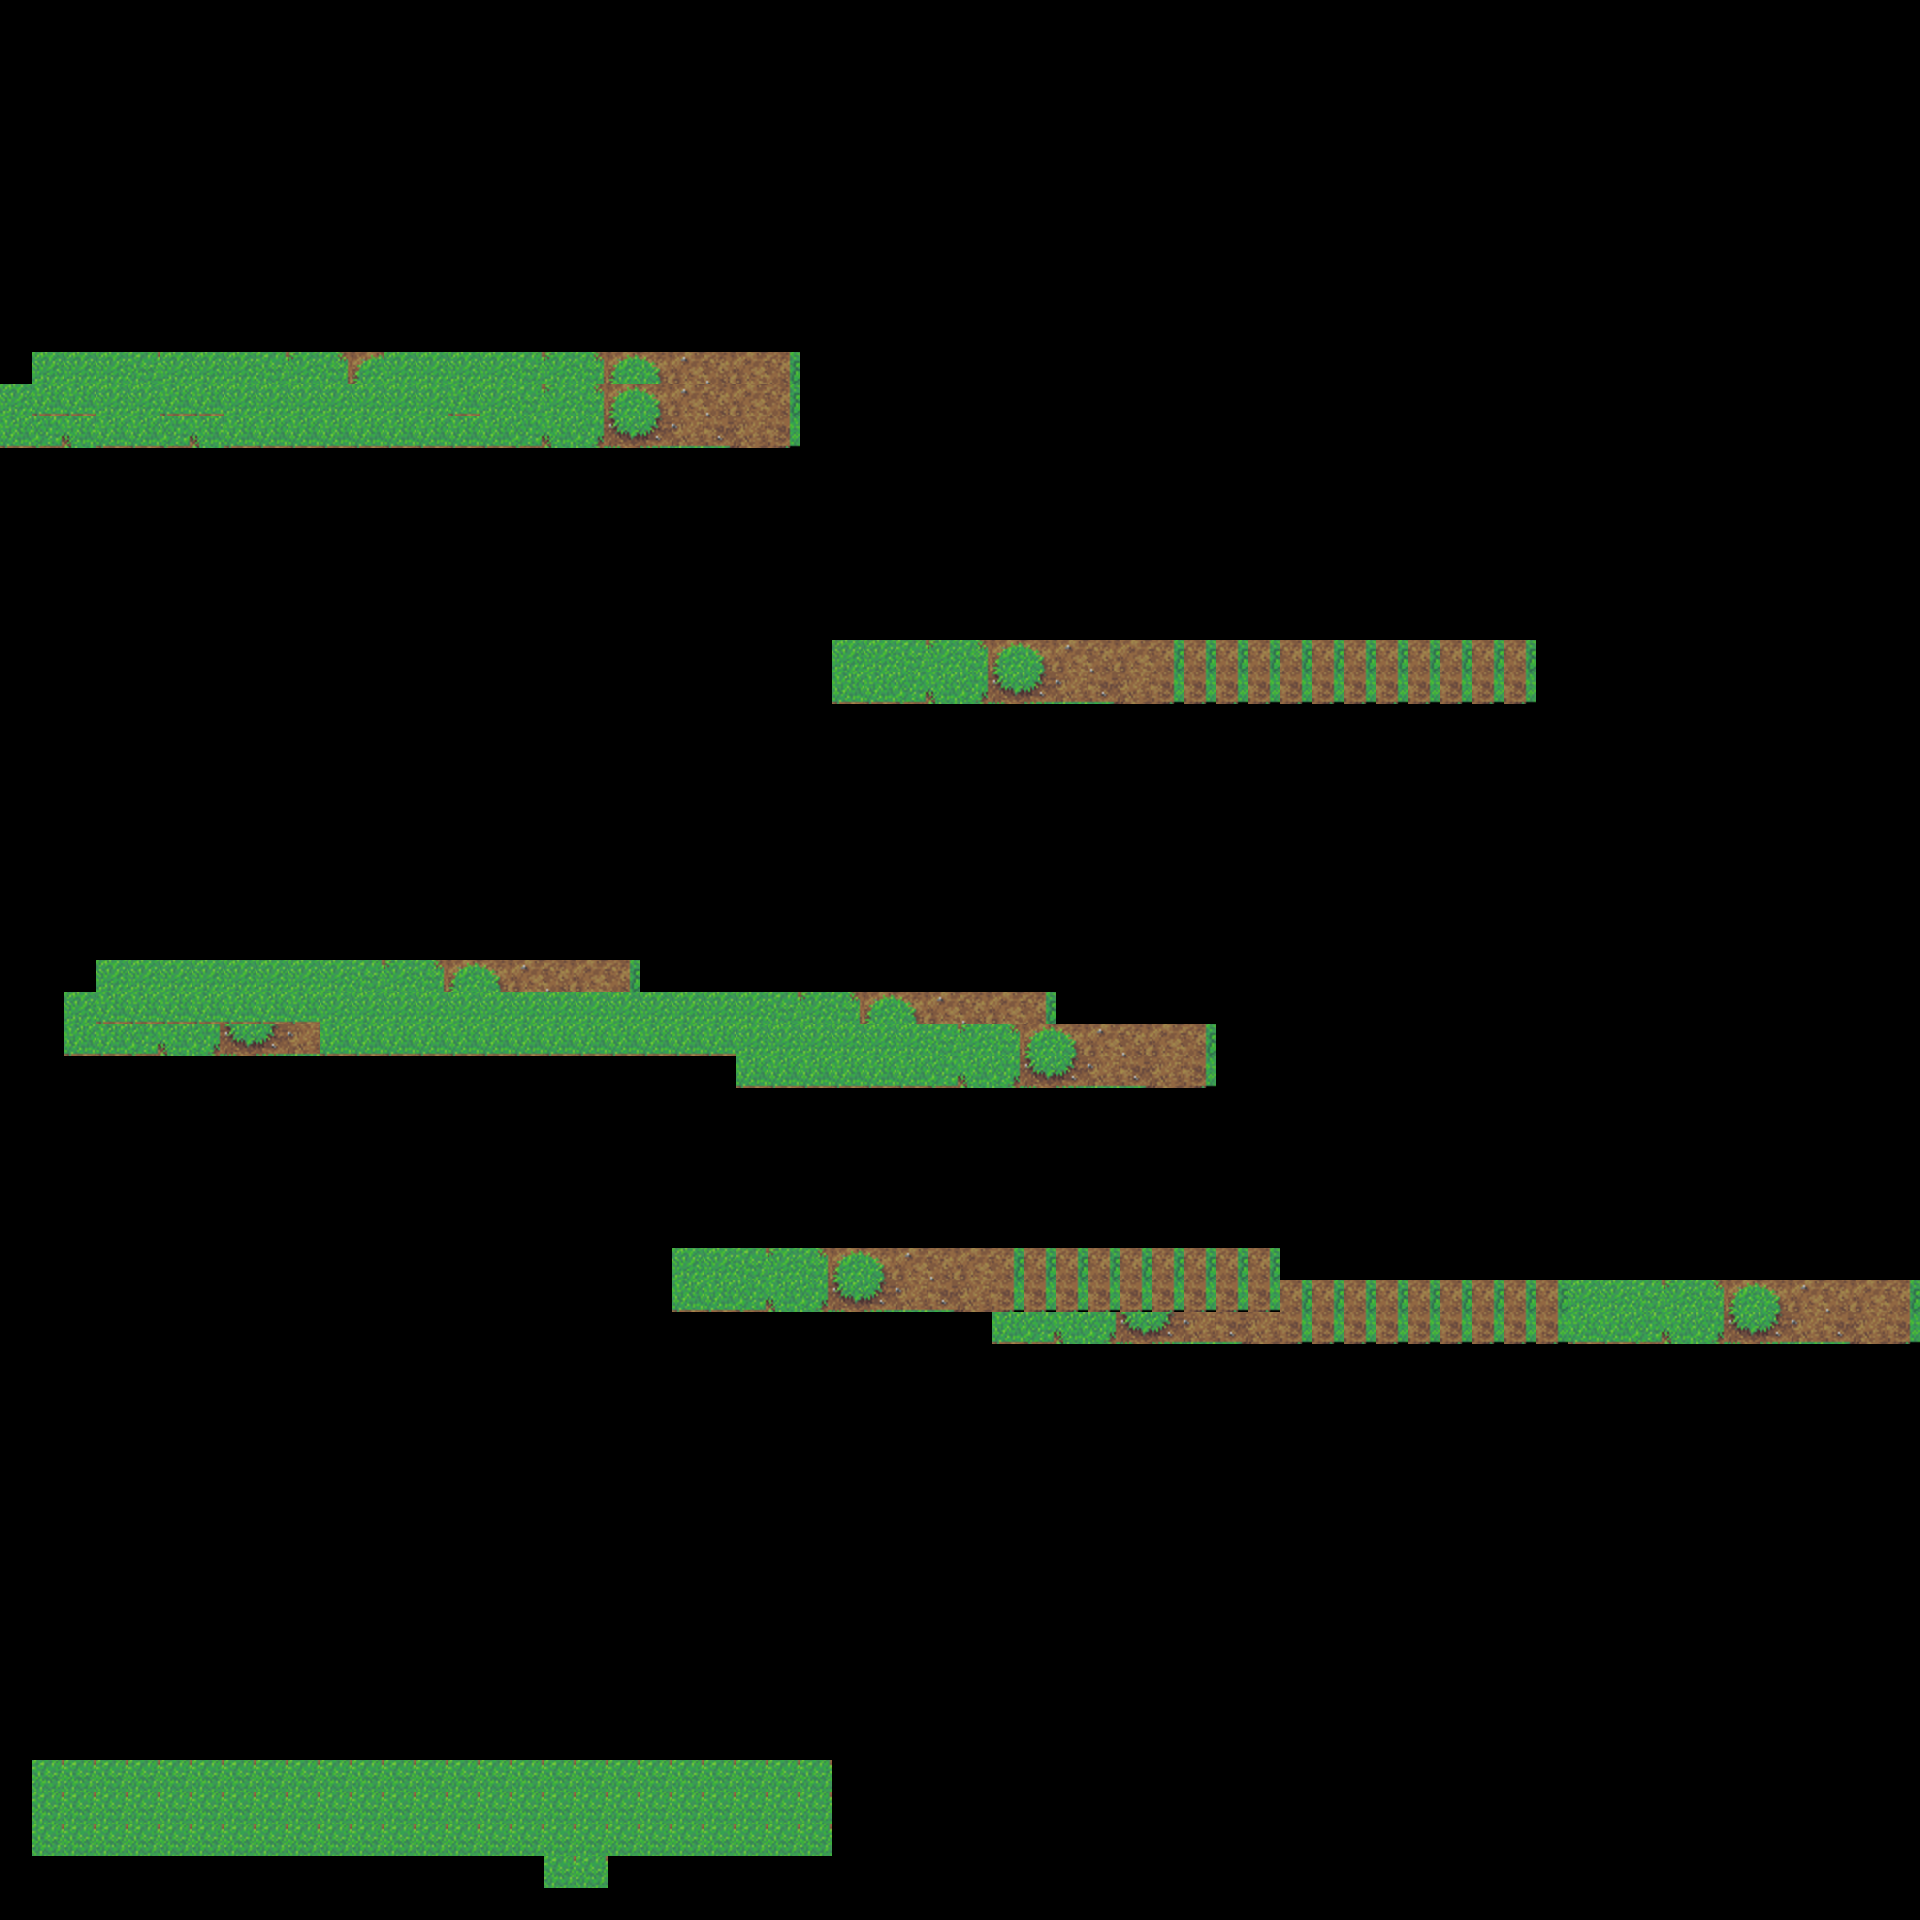

A level layout from a 2D game, rendered from its tile map. Below: a short description, then the map file with tile-grid data replaced by summaries:
An orthogonal 60x60 tile map with 32x32 px tiles, 1 tile layer (Tile Layer 1) and 12 objects (SpawnPoint, Exit, haz_Fire, Water).

<map version="1.0" orientation="orthogonal" width="60" height="60" tilewidth="32" tileheight="32">
 <tileset firstgid="1" name="grass-tiles-2-small" tilewidth="32" tileheight="32" spacing="1" margin="1">
  <image source="grass-tiles-2-small.png" width="384" height="192" />
 </tileset>
 <layer name="Tile Layer 1" width="60" height="60">
  <data>[3600 cells, 381 non-empty, 20 distinct tile ids]</data>
 </layer>
 <objectgroup name="Collision" width="60" height="60">
  <object x="834" y="644" width="694" height="56" />
  <object x="396" y="996" width="653" height="40" />
  <object x="744" y="1052" width="468" height="24" />
  <object x="678" y="1257" width="603" height="41" />
  <object x="1290" y="1290" width="618" height="46" />
  <object x="101" y="970" width="533" height="19" />
  <object x="34" y="1765" width="783" height="78" />
  <object x="41" y="358" width="753" height="87" />
 </objectgroup>
 <objectgroup name="SpawnPoint" width="60" height="60">
  <object name="SpawnPoint" x="61" y="49" width="109" height="77" />
  <object name="Exit" x="1786" y="1806" width="107" height="89" />
 </objectgroup>
 <objectgroup name="Hazards" width="60" height="60">
  <object name="haz_Fire" x="955" y="1636" width="112" height="262" />
 </objectgroup>
 <objectgroup name="Substances" width="60" height="60">
  <object name="Water" x="91" y="1669" width="37" height="28" />
 </objectgroup>
</map>
